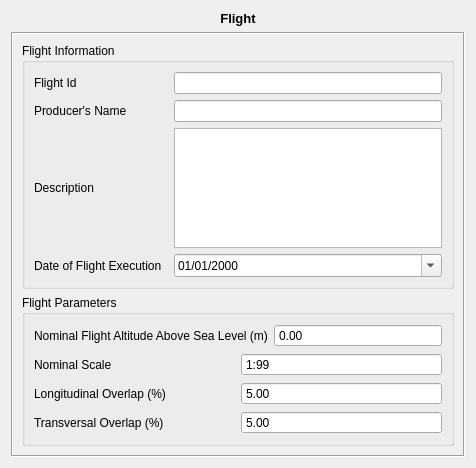
<?xml version="1.0" encoding="UTF-8"?>
<ui version="4.0">
 <class>FlightForm</class>
 <widget class="QWidget" name="FlightForm">
  <property name="geometry">
   <rect>
    <x>0</x>
    <y>0</y>
    <width>476</width>
    <height>468</height>
   </rect>
  </property>
  <property name="windowTitle">
   <string>Form</string>
  </property>
  <layout class="QVBoxLayout" name="verticalLayout_6">
   <item>
    <widget class="QLabel" name="label">
     <property name="text">
      <string>&lt;!DOCTYPE HTML PUBLIC &quot;-//W3C//DTD HTML 4.0//EN&quot; &quot;http://www.w3.org/TR/REC-html40/strict.dtd&quot;&gt;
&lt;html&gt;&lt;head&gt;&lt;meta name=&quot;qrichtext&quot; content=&quot;1&quot; /&gt;&lt;style type=&quot;text/css&quot;&gt;
p, li { white-space: pre-wrap; }
&lt;/style&gt;&lt;/head&gt;&lt;body style=&quot; font-family:'Sans'; font-size:10pt; font-weight:400; font-style:normal;&quot;&gt;
&lt;p style=&quot; margin-top:0px; margin-bottom:0px; margin-left:0px; margin-right:0px; -qt-block-indent:0; text-indent:0px;&quot;&gt;&lt;span style=&quot; font-weight:600;&quot;&gt;Flight&lt;/span&gt;&lt;/p&gt;&lt;/body&gt;&lt;/html&gt;</string>
     </property>
     <property name="alignment">
      <set>Qt::AlignCenter</set>
     </property>
    </widget>
   </item>
   <item>
    <widget class="QFrame" name="frame">
     <property name="frameShape">
      <enum>QFrame::Box</enum>
     </property>
     <property name="frameShadow">
      <enum>QFrame::Sunken</enum>
     </property>
     <layout class="QVBoxLayout" name="verticalLayout_5">
      <item>
       <widget class="QGroupBox" name="groupBox_2">
        <property name="title">
         <string>Flight Information</string>
        </property>
        <layout class="QVBoxLayout" name="verticalLayout_3">
         <item>
          <layout class="QVBoxLayout" name="verticalLayout_2">
           <item>
            <layout class="QHBoxLayout" name="horizontalLayout_8" stretch="1,2">
             <item>
              <widget class="QLabel" name="label_10">
               <property name="text">
                <string>Flight Id</string>
               </property>
              </widget>
             </item>
             <item>
              <widget class="QLineEdit" name="flightIDLineEdit"/>
             </item>
            </layout>
           </item>
           <item>
            <layout class="QHBoxLayout" name="horizontalLayout_7" stretch="1,2">
             <item>
              <widget class="QLabel" name="label_7">
               <property name="text">
                <string>Producer's Name</string>
               </property>
              </widget>
             </item>
             <item>
              <widget class="QLineEdit" name="producerNameLineEdit"/>
             </item>
            </layout>
           </item>
           <item>
            <layout class="QHBoxLayout" name="horizontalLayout_9" stretch="1,2">
             <item>
              <widget class="QLabel" name="label_8">
               <property name="text">
                <string>Description</string>
               </property>
              </widget>
             </item>
             <item>
              <widget class="QPlainTextEdit" name="descriptionTextEdit"/>
             </item>
            </layout>
           </item>
           <item>
            <layout class="QHBoxLayout" name="horizontalLayout_10" stretch="1,2">
             <item>
              <widget class="QLabel" name="label_9">
               <property name="text">
                <string>Date of Flight Execution</string>
               </property>
              </widget>
             </item>
             <item>
              <widget class="QDateEdit" name="flightDateEdit">
               <property name="specialValueText">
                <string/>
               </property>
               <property name="minimumDate">
                <date>
                 <year>1913</year>
                 <month>1</month>
                 <day>1</day>
                </date>
               </property>
               <property name="displayFormat">
                <string>dd/MM/yyyy</string>
               </property>
               <property name="calendarPopup">
                <bool>true</bool>
               </property>
              </widget>
             </item>
            </layout>
           </item>
          </layout>
         </item>
        </layout>
       </widget>
      </item>
      <item>
       <widget class="QGroupBox" name="groupBox">
        <property name="title">
         <string>Flight Parameters</string>
        </property>
        <layout class="QVBoxLayout" name="verticalLayout_4">
         <item>
          <layout class="QVBoxLayout" name="verticalLayout">
           <item>
            <layout class="QHBoxLayout" name="horizontalLayout_5">
             <item>
              <widget class="QLabel" name="label_3">
               <property name="text">
                <string>Nominal Flight Altitude Above Sea Level (m)</string>
               </property>
              </widget>
             </item>
             <item>
              <widget class="QDoubleSpinBox" name="flightHeightDoubleSpinBox">
               <property name="toolTip">
                <string/>
               </property>
               <property name="buttonSymbols">
                <enum>QAbstractSpinBox::NoButtons</enum>
               </property>
               <property name="specialValueText">
                <string/>
               </property>
               <property name="accelerated">
                <bool>true</bool>
               </property>
               <property name="maximum">
                <double>100000.000000000000000</double>
               </property>
              </widget>
             </item>
            </layout>
           </item>
           <item>
            <layout class="QHBoxLayout" name="horizontalLayout_4">
             <item>
              <widget class="QLabel" name="label_4">
               <property name="text">
                <string>Nominal Scale</string>
               </property>
              </widget>
             </item>
             <item>
              <widget class="QSpinBox" name="nominalScaleSpinBox">
               <property name="toolTip">
                <string>&lt;!DOCTYPE HTML PUBLIC &quot;-//W3C//DTD HTML 4.0//EN&quot; &quot;http://www.w3.org/TR/REC-html40/strict.dtd&quot;&gt;
&lt;html&gt;&lt;head&gt;&lt;meta name=&quot;qrichtext&quot; content=&quot;1&quot; /&gt;&lt;style type=&quot;text/css&quot;&gt;
p, li { white-space: pre-wrap; }
&lt;/style&gt;&lt;/head&gt;&lt;body style=&quot; font-family:'Sans'; font-size:10pt; font-weight:400; font-style:normal;&quot;&gt;
&lt;p style=&quot; margin-top:0px; margin-bottom:0px; margin-left:0px; margin-right:0px; -qt-block-indent:0; text-indent:0px;&quot;&gt;&lt;span style=&quot; color:#000000;&quot;&gt;Example: 1:10.000 equals &quot;One to Ten Thousand Scale&quot;&lt;/span&gt;&lt;/p&gt;&lt;/body&gt;&lt;/html&gt;</string>
               </property>
               <property name="whatsThis">
                <string/>
               </property>
               <property name="buttonSymbols">
                <enum>QAbstractSpinBox::NoButtons</enum>
               </property>
               <property name="specialValueText">
                <string/>
               </property>
               <property name="accelerated">
                <bool>true</bool>
               </property>
               <property name="prefix">
                <string>1:</string>
               </property>
               <property name="minimum">
                <number>99</number>
               </property>
               <property name="maximum">
                <number>10000000</number>
               </property>
               <property name="singleStep">
                <number>100</number>
               </property>
              </widget>
             </item>
            </layout>
           </item>
           <item>
            <layout class="QHBoxLayout" name="horizontalLayout_3">
             <item>
              <widget class="QLabel" name="label_5">
               <property name="text">
                <string>Longitudinal Overlap (%)</string>
               </property>
              </widget>
             </item>
             <item>
              <widget class="br::uerj::eng::efoto::EfotoDoubleSpinBox" name="horizontalOverlapDoubleSpinBox">
               <property name="buttonSymbols">
                <enum>QAbstractSpinBox::NoButtons</enum>
               </property>
               <property name="specialValueText">
                <string/>
               </property>
               <property name="accelerated">
                <bool>true</bool>
               </property>
               <property name="minimum">
                <double>4.000000000000000</double>
               </property>
               <property name="maximum">
                <double>95.000000000000000</double>
               </property>
               <property name="value">
                <double>5.000000000000000</double>
               </property>
              </widget>
             </item>
            </layout>
           </item>
           <item>
            <layout class="QHBoxLayout" name="horizontalLayout">
             <item>
              <widget class="QLabel" name="label_6">
               <property name="text">
                <string>Transversal Overlap (%)</string>
               </property>
              </widget>
             </item>
             <item>
              <widget class="br::uerj::eng::efoto::EfotoDoubleSpinBox" name="verticalOverlapDoubleSpinBox">
               <property name="buttonSymbols">
                <enum>QAbstractSpinBox::NoButtons</enum>
               </property>
               <property name="specialValueText">
                <string/>
               </property>
               <property name="accelerated">
                <bool>true</bool>
               </property>
               <property name="minimum">
                <double>4.000000000000000</double>
               </property>
               <property name="maximum">
                <double>95.000000000000000</double>
               </property>
               <property name="value">
                <double>5.000000000000000</double>
               </property>
              </widget>
             </item>
            </layout>
           </item>
          </layout>
         </item>
        </layout>
       </widget>
      </item>
     </layout>
    </widget>
   </item>
  </layout>
 </widget>
 <customwidgets>
  <customwidget>
   <class>br::uerj::eng::efoto::EfotoDoubleSpinBox</class>
   <extends>QDoubleSpinBox</extends>
   <header>EfotoDoubleSpinBox.h</header>
  </customwidget>
 </customwidgets>
 <resources/>
 <connections/>
</ui>
